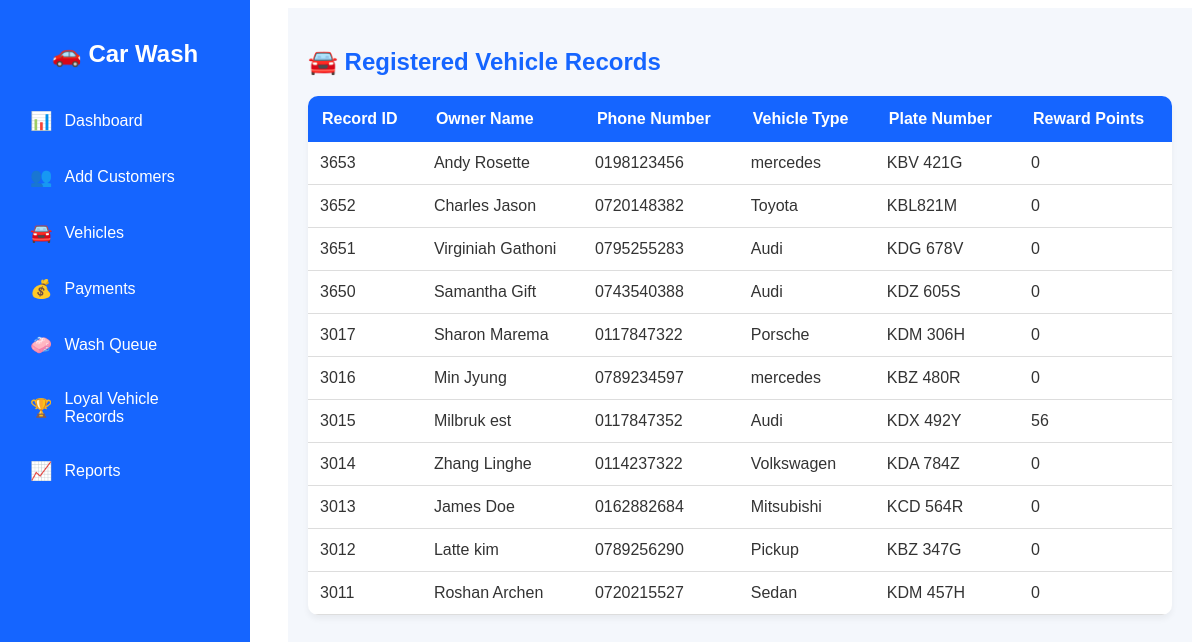
Screenshot of /vehicle.php with the database file from the repository.
### tables this page shows
CREATE TABLE `customers` (
  `id` int(11) NOT NULL,
  `fullname` varchar(100) DEFAULT NULL,
  `phone` varchar(20) DEFAULT NULL,
  `points` int(11) DEFAULT 0,
  `vehicle` varchar(50) DEFAULT NULL,
  `plate` varchar(20) DEFAULT NULL,
  `password` varchar(255) NOT NULL,
  `total_redeemed` int(11) NOT NULL DEFAULT 0
);

### vehicle.php (the view, shortened to what this page needs)
<?php
include 'db.php';
$query = "
SELECT
    c.id,
    c.fullname,
    c.phone,
    c.vehicle,
    c.plate,
    COALESCE(r.points, 0) AS points
FROM customers c
LEFT JOIN rewards r ON c.id = r.customer_id
ORDER BY c.id DESC
";
$result = mysqli_query($conn, $query);
?>
<!DOCTYPE html>
<html lang="en">
<head>
</head>
<body>
<div class="sidebar">
    <h2>🚗 Car Wash</h2>
    <ul class="menu">
        <li class="sidebar-item">
            <a href="admin.php">
                <span class="icon">📊</span>
                <span class="text">Dashboard</span>
            </a>
        </li>
        <li class="sidebar-item">
            <a href="customer.php">
                <span class="icon">👥</span>
                <span class="text">Add Customers</span>
            </a>
        </li>
        <li class="sidebar-item">
            <a href="vehicle.php">
                <span class="icon">🚘</span>
                <span class="text">Vehicles</span>
            </a>
        </li>
        <li class="sidebar-item">
            <a href="payment.php">
                <span class="icon">💰</span>
                <span class="text">Payments</span>
            </a>
        </li>
        <li class="sidebar-item">
            <a href="queue.php">
                <span class="icon">🧼</span>
                <span class="text">Wash Queue</span>
            </a>
        </li>
        <li class="sidebar-item">
            <a href="loyal-vehicle-records.php">
                <span class="icon">🏆</span>
                <span class="text">Loyal Vehicle Records</span>
            </a>
        </li>
        <li class="sidebar-item">
            <a href="reports.php">
                <span class="icon">📈</span>
                <span class="text">Reports</span>
            </a>
        </li>
    </ul>
</div>
<div class="content">
    <h2>🚘 Registered Vehicle Records</h2>
    <table>
        <thead>
            <tr>
                <th>Record ID</th>
                <th>Owner Name</th>
                <th>Phone Number</th>
                <th>Vehicle Type</th>
                <th>Plate Number</th>
                <th>Reward Points</th>
            </tr>
        </thead>
        <tbody>
            <?php
            if($result && mysqli_num_rows($result) > 0) {
                while($row = mysqli_fetch_assoc($result)) {
            ?>
            <tr>
                <td><?php echo htmlspecialchars($row['id']); ?></td>
                <td><?php echo htmlspecialchars($row['fullname']); ?></td>
                <td><?php echo htmlspecialchars($row['phone']); ?></td>
                <td><?php echo htmlspecialchars($row['vehicle']); ?></td>
                <td><?php echo htmlspecialchars($row['plate']); ?></td>
                <td><?php echo htmlspecialchars($row['points']); ?></td>
            </tr>
            <?php
                }
            } else {
                echo "<tr><td colspan='6' style='text-align:center;'>No vehicle records found. Add a customer to generate data.</td></tr>";
            }
            ?>
        </tbody>
    </table>
</div>
</body>
</html>

### vehicle.php (style rules this page uses)
.sidebar { width: 250px; height: 100vh; background: #1565ff; position: fixed; top: 0; left: 0; padding: 20px 15px; font-family: Arial, sans-serif; box-sizing: border-box; }
.sidebar h2 { color: white; text-align: center; margin-bottom: 30px; }
.menu { list-style: none; padding: 0; margin: 0; }
.sidebar-item { list-style: none; margin: 10px 0; }
.sidebar-item a { display: flex; align-items: center; gap: 12px; text-decoration: none; color: white; padding: 12px 15px; border-radius: 10px; transition: 0.3s ease; font-size: 16px; }
.icon { font-size: 18px; }
.content { margin-left: 280px; padding: 20px; font-family: Arial, sans-serif; background: #f4f7fc; min-height: 100vh; box-sizing: border-box; }
.content h2 { color: #1565ff; margin-bottom: 20px; }
table { width: 100%; border-collapse: collapse; background: white; border-radius: 10px; overflow: hidden; box-shadow: 0 4px 6px rgba(0,0,0,0.05); }
table th { background: #1565ff; color: white; padding: 14px; text-align: left; }
table td { padding: 12px; border-bottom: 1px solid #ddd; color: #333; }

### rows the page displays
customers: id "3653", fullname "Andy Rosette", phone "0198123456", vehicle "mercedes", plate "KBV 421G", points "0"
customers: id "3652", fullname "Charles Jason", phone "0720148382", vehicle "Toyota", plate "KBL821M", points "0"
customers: id "3651", fullname "Virginiah Gathoni", phone "0795255283", vehicle "Audi", plate "KDG 678V", points "0"
customers: id "3650", fullname "Samantha Gift", phone "0743540388", vehicle "Audi", plate "KDZ 605S", points "0"
customers: id "3017", fullname "Sharon Marema", phone "0117847322", vehicle "Porsche", plate "KDM 306H", points "0"
customers: id "3016", fullname "Min Jyung", phone "0789234597", vehicle "mercedes", plate "KBZ 480R", points "0"
customers: id "3015", fullname "Milbruk est", phone "0117847352", vehicle "Audi", plate "KDX 492Y", points "56"
customers: id "3014", fullname "Zhang Linghe", phone "0114237322", vehicle "Volkswagen", plate "KDA 784Z", points "0"
customers: id "3013", fullname "James Doe", phone "0162882684", vehicle "Mitsubishi", plate "KCD 564R", points "0"
customers: id "3012", fullname "Latte kim", phone "0789256290", vehicle "Pickup", plate "KBZ 347G", points "0"
customers: id "3011", fullname "Roshan Archen", phone "0720215527", vehicle "Sedan", plate "KDM 457H", points "0"
